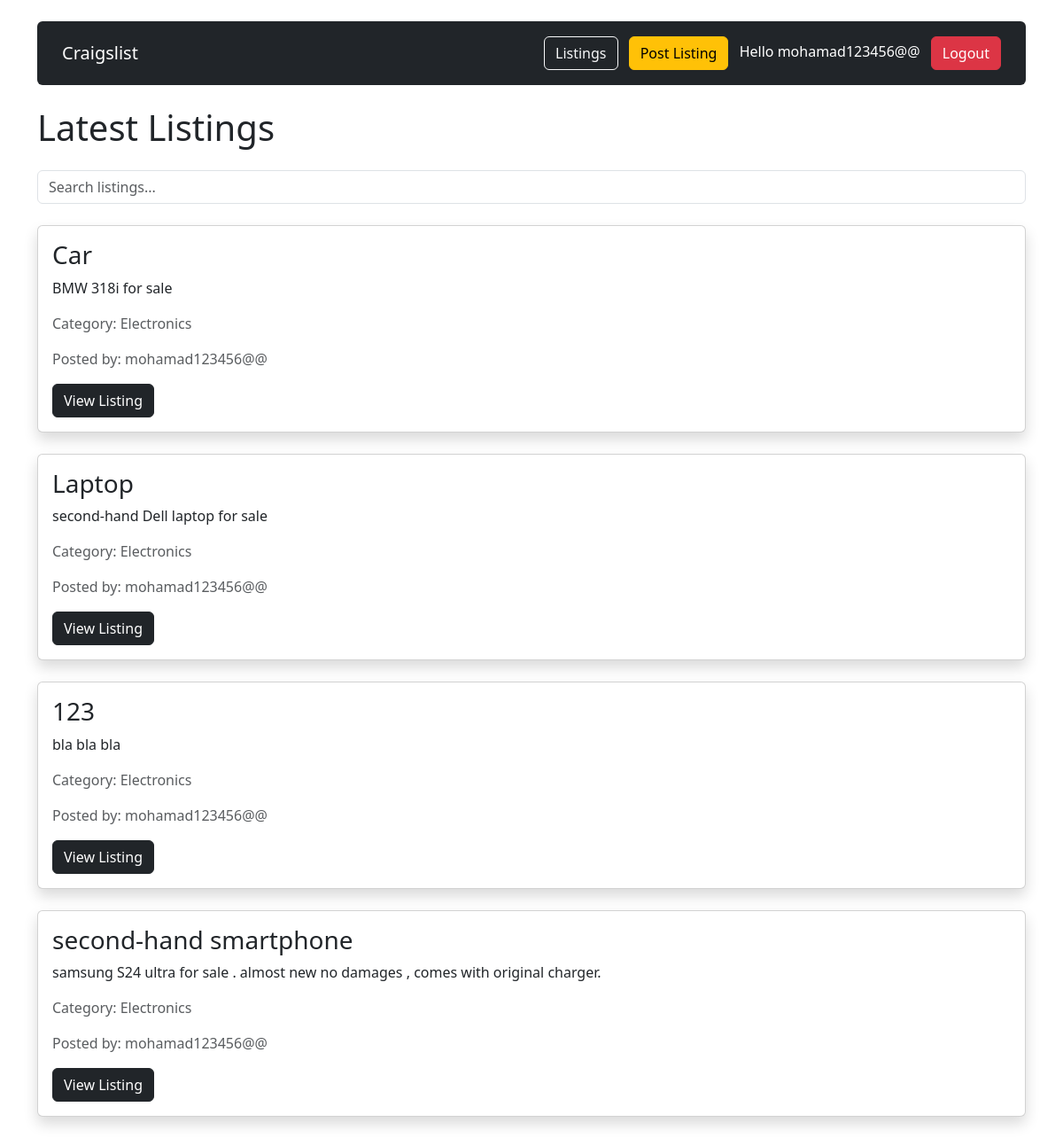
The app's page / (signed in) with its own data.
### listings/models.py (models this page shows, shortened)
class Listing(models.Model):
    title = models.CharField(max_length=255)
    description = models.TextField()
    category = models.CharField(
        max_length=100,
        choices=CATEGORY_CHOICES
    )
    price = models.DecimalField(
        max_digits=10,
        decimal_places=2
    )
    location = models.CharField(max_length=255)
    contact_details = models.CharField(max_length=255)
    image = models.ImageField(
        upload_to='listing_images/',
        blank=True,
        null=True
    )
    created_by = models.ForeignKey(
        User,
        on_delete=models.CASCADE
    )
    created_at = models.DateTimeField(
        auto_now_add=True
    )

### listings/views.py (the view)
def all_listings(request):
    query = request.GET.get('q')
    listings = Listing.objects.all().order_by(
        '-created_at'
    )
    if query:
        listings = listings.filter(
            title__icontains=query
        )
    context = {
        'listings': listings
    }
    return render(
        request,
        'listings/all_listings.html',
        context
    )

### listings/templates/listings/all_listings.html (shortened to what this page needs)
{% extends 'listings/base.html' %}
{% block content %}
<h1 class="mb-4">
    Latest Listings
</h1>
<form method="GET" class="mb-4">
    <input
    type="text"
    name="q"
    placeholder="Search listings..."
    class="form-control">
</form>
{% for listing in listings %}
<div class="card mb-4 shadow">
    <div class="card-body">
        <h3>
            {{ listing.title }}
        </h3>
        <p>
            {{ listing.description }}
        </p>
        <p class="text-muted">
            Category:
            {{ listing.category }}
        </p>
        <p class="text-muted">
            Posted by:
            {{ listing.created_by.username }}
        </p>
        <a
        class="btn btn-dark"
        href="{% url 'listing_detail' listing.id %}">
            View Listing
        </a>
    </div>
</div>
{% empty %}
<p>No listings found.</p>
{% endfor %}
{% endblock %}

### listings/templates/listings/base.html (shortened to what this page needs)
<!DOCTYPE html>
<html>
<head>
    <link
    href="https://cdn.jsdelivr.net/npm/bootstrap@5.3.0/dist/css/bootstrap.min.css"
    rel="stylesheet">
</head>
<body class="container mt-4">
<nav class="navbar navbar-expand-lg navbar-dark bg-dark rounded p-3 mb-4">
    <div class="container-fluid">
        <a
        class="navbar-brand"
        href="{% url 'all_listings' %}">
            Craigslist
        </a>
        <div>
            <a
            class="btn btn-outline-light me-2"
            href="{% url 'all_listings' %}">
                Listings
            </a>
            <a
            class="btn btn-warning me-2"
            href="{% url 'new_listing' %}">
                Post Listing
            </a>
            {% if user.is_authenticated %}
                <span class="text-white me-2">
                    Hello {{ user.username }}
                </span>
                <a
                class="btn btn-danger"
                href="{% url 'logout' %}">
                    Logout
                </a>
            {% endif %}
        </div>
    </div>
</nav>
{% block content %}
{% endblock %}
</body>
</html>

### records on screen
Listing: title "Car", description "BMW 318i for sale", category "Electronics", created_by.username "mohamad123456@@"
Listing: title "Laptop", description "second-hand Dell laptop for sale", category "Electronics", created_by.username "mohamad123456@@"
Listing: title "123", description "bla bla bla", category "Electronics", created_by.username "mohamad123456@@"
Listing: title "second-hand smartphone", description "samsung S24 ultra for sale . almost new no damages , comes with original charger.", category "Electronics", created_by.username "mohamad123456@@"

### other values on screen
{{ user.username }} "mohamad123456@@"
